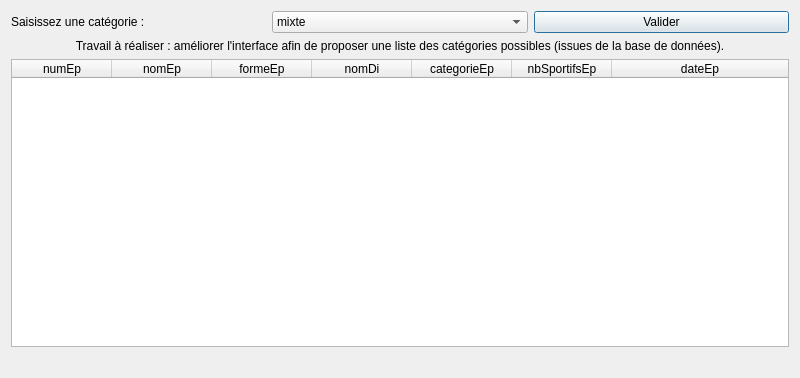
<?xml version="1.0" encoding="UTF-8"?>
<ui version="4.0">
 <class>fct_comp_1</class>
 <widget class="QDialog" name="fct_comp_1">
  <property name="geometry">
   <rect>
    <x>0</x>
    <y>0</y>
    <width>800</width>
    <height>378</height>
   </rect>
  </property>
  <property name="windowTitle">
   <string>Liste des épreuves d'une catégorie (version 2, catégories extraites de la BD)</string>
  </property>
  <layout class="QGridLayout" name="gridLayout">
   <item row="0" column="0">
    <layout class="QHBoxLayout" name="horizontalLayout">
     <item>
      <widget class="QLabel" name="labelEdit_fct_comp_1">
       <property name="text">
        <string>Saisissez une catégorie :</string>
       </property>
      </widget>
     </item>
     <item>
      <widget class="QComboBox" name="comboBox">
       <item>
        <property name="text">
         <string>mixte</string>
        </property>
       </item>
       <item>
        <property name="text">
         <string>masculin</string>
        </property>
       </item>
       <item>
        <property name="text">
         <string>feminin</string>
        </property>
       </item>
      </widget>
     </item>
     <item>
      <widget class="QPushButton" name="valider_fct_comp_1">
       <property name="text">
        <string>Valider</string>
       </property>
      </widget>
     </item>
    </layout>
   </item>
   <item row="1" column="0">
    <widget class="QLabel" name="labelAFaire_fct_comp_1">
     <property name="text">
      <string>Travail à réaliser : améliorer l'interface afin de proposer une liste des catégories possibles (issues de la base de données).</string>
     </property>
     <property name="alignment">
      <set>Qt::AlignCenter</set>
     </property>
     <property name="wordWrap">
      <bool>true</bool>
     </property>
    </widget>
   </item>
   <item row="3" column="0">
    <widget class="QLabel" name="label_fct_comp_1">
     <property name="text">
      <string/>
     </property>
     <property name="alignment">
      <set>Qt::AlignCenter</set>
     </property>
    </widget>
   </item>
   <item row="2" column="0">
    <widget class="QTableWidget" name="table_fct_comp_1">
     <attribute name="horizontalHeaderMinimumSectionSize">
      <number>50</number>
     </attribute>
     <attribute name="horizontalHeaderStretchLastSection">
      <bool>true</bool>
     </attribute>
     <attribute name="verticalHeaderVisible">
      <bool>false</bool>
     </attribute>
     <column>
      <property name="text">
       <string>numEp</string>
      </property>
     </column>
     <column>
      <property name="text">
       <string>nomEp</string>
      </property>
     </column>
     <column>
      <property name="text">
       <string>formeEp</string>
      </property>
     </column>
     <column>
      <property name="text">
       <string>nomDi</string>
      </property>
     </column>
     <column>
      <property name="text">
       <string>categorieEp</string>
      </property>
     </column>
     <column>
      <property name="text">
       <string>nbSportifsEp</string>
      </property>
     </column>
     <column>
      <property name="text">
       <string>dateEp</string>
      </property>
     </column>
    </widget>
   </item>
  </layout>
 </widget>
 <resources/>
 <connections>
  <connection>
   <sender>valider_fct_comp_1</sender>
   <signal>clicked()</signal>
   <receiver>fct_comp_1</receiver>
   <slot>refreshResult()</slot>
   <hints>
    <hint type="sourcelabel">
     <x>364</x>
     <y>52</y>
    </hint>
    <hint type="destinationlabel">
     <x>444</x>
     <y>81</y>
    </hint>
   </hints>
  </connection>
 </connections>
 <slots>
  <slot>refreshResult()</slot>
 </slots>
</ui>
